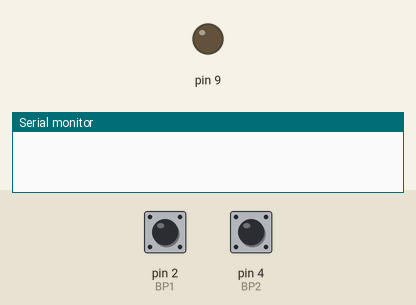
This sketch was run on a simulated Arduino Uno, built with avr-gcc and run on an emulated ATmega328P. Shown: output pins drawn as LEDs (lit = HIGH), the last lines printed to the serial monitor. The inputs (shaded band) are chosen by the test bench; at power-on: pin 2 (BP1) HIGH, pin 4 (BP2) HIGH.

Above: at 1.2 s.
1.3 s: pin 2 (BP1) pulled LOW for 0.15 s
At 2.0 s:
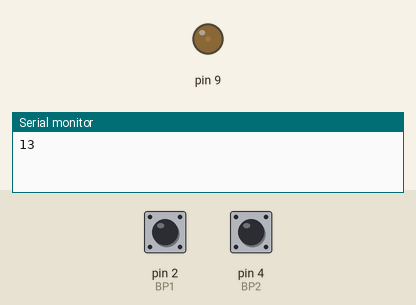
2.9 s: pin 4 (BP2) pulled LOW for 0.15 s
At 3.2 s:
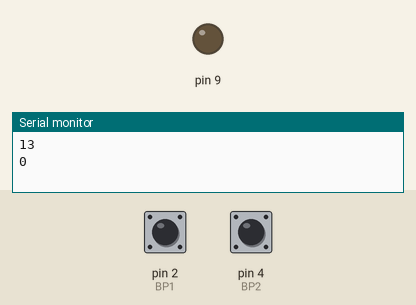
4.5 s: pin 2 (BP1) pulled LOW for 1 s
At 5.7 s:
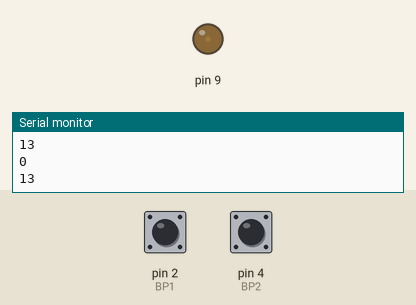
7.0 s: pin 4 (BP2) pulled LOW for 1 s
At 7.6 s:
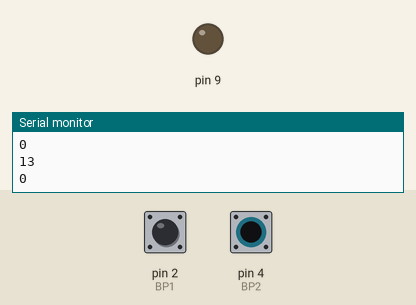
9.5 s: pin 2 (BP1) pulsed LOW 5 times (0.12 s each, 0.3 s apart)
At 11.7 s:
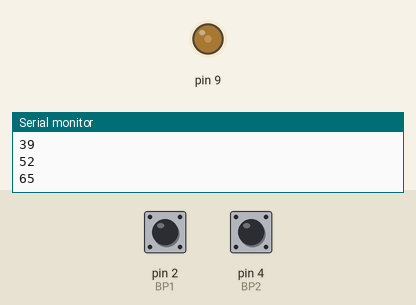
12.5 s: pin 2 (BP1) pulsed LOW 5 times (0.12 s each, 0.3 s apart)
At 14.0 s:
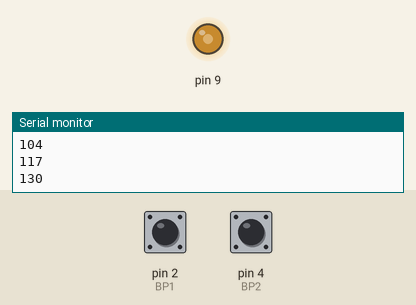
Timing chart, 0 to 15.5 s (numbered marks = the images above; inputs shaded):
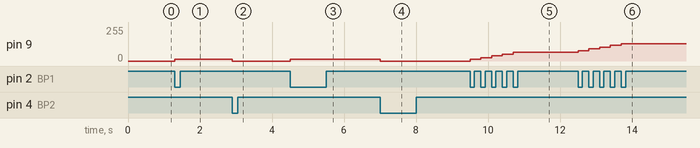

Measured:
- after the input at 1.3 s, pin 9: 0/255 → 13/255 at once
- after the input at 2.9 s, pin 9: 13/255 → 0/255 at once
- after the input at 4.5 s, pin 9: 0/255 → 13/255 at once
- after the input at 7.0 s, pin 9: 13/255 → 0/255 at once
- after the input at 9.5 s, pin 9: moves from 0/255 to 65/255 over 1.2 s, starting at once
- after the input at 12.5 s, pin 9: moves from 65/255 to 130/255 over 1.2 s, starting at once

The sketch:

pwm.ino
```cpp
#define BP1 2
#define BP2 4
void setup() {
  Serial.begin(9600);
  pinMode(9,OUTPUT);
  pinMode(BP1,INPUT_PULLUP);
  pinMode(BP2,INPUT_PULLUP);
  analogWrite(9,0);


}


 int rp=0;
 int B1_OLD_ST = HIGH, B2_OLD_ST=HIGH;
int B1_NEW_ST , B2_NEW_ST ;
void loop() {
    B1_NEW_ST= digitalRead(BP1);
    if((B1_OLD_ST - B1_NEW_ST) == 1){
        rp+=13;
        if(rp>=255) rp=255;
        analogWrite(9,rp);
        Serial.println(rp);
    }
    B1_OLD_ST = B1_NEW_ST;

    B2_NEW_ST = digitalRead(BP2);
    if((B2_OLD_ST - B2_NEW_ST) == 1){
        rp-=13;
        if(rp<=0) rp=0;
        analogWrite(9,rp);
        Serial.println(rp);
    }
    B2_OLD_ST = B2_NEW_ST;
}
```
